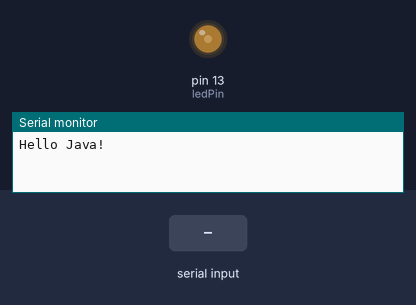
Bench run of a sketch on a simulated Arduino Uno, built with avr-gcc and run on an emulated ATmega328P. Parts: output pins drawn as LEDs (lit = HIGH), the last lines printed to the serial monitor. Inputs (shaded band) come from the test bench.

Above: at 1.2 s.
1.3 s: "90\n" received over Serial
At 1.52 s:
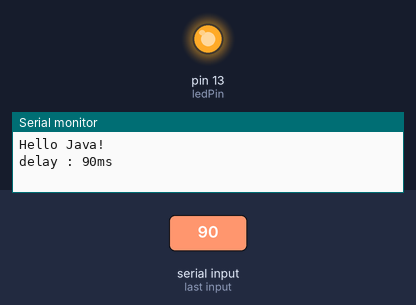
At 1.97 s:
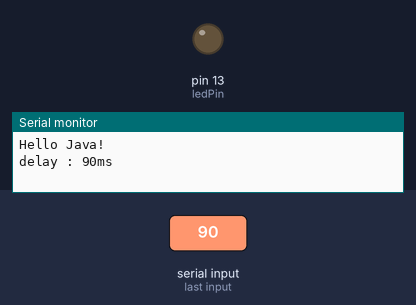
4.3 s: byte 10 (10) received over Serial
5.9 s: "90,45\n" received over Serial
At 7.0 s:
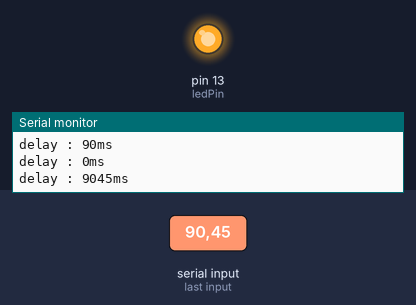
Timing chart, 0 to 8.9 s (numbered marks = the images above; inputs shaded):
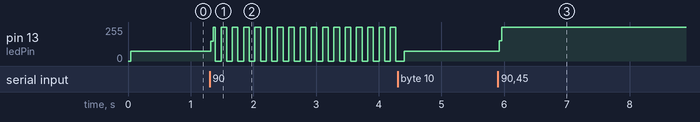

The sketch:

sketch_may06a.ino
```cpp
const int ledPin=13;
int blinkRate=0;
int value = 0;
void setup()
{
  Serial.begin(9600);
  pinMode(ledPin,OUTPUT);
  Serial.println("Hello Java!");

}
void loop()
{

    if(Serial.available())
    {
      char ch = Serial.read();
      if(isDigit(ch))
      {
        value = (value*10)+(ch-'0');
      }
      else if(ch == 10)
      {
        blinkRate=value;
        Serial.print("delay : ");
        Serial.print(blinkRate);
        Serial.println("ms");
        value=0;
      }
    }
  blink();
}
void blink()
{
  digitalWrite(ledPin,HIGH);
  delay(blinkRate);
  digitalWrite(ledPin,LOW);
  delay(blinkRate);
}
```

Measured:
- after the input at 1.3 s, pin 13 (ledPin): 72/255 → 149/255 at once, then moves between 0/255 and 255/255, repeating every 0.54 s
- after the input at 5.9 s, pin 13 (ledPin): 72/255 → 255/255 at once
